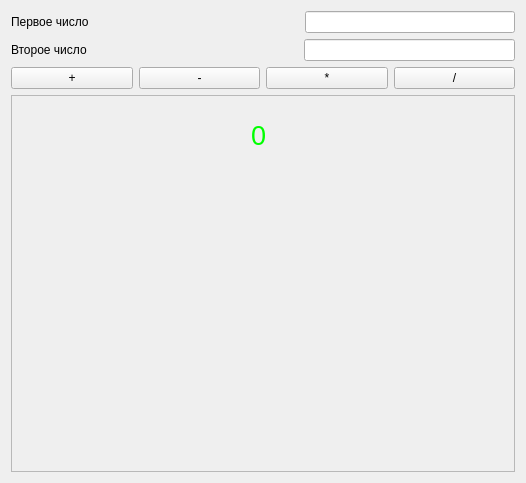
<?xml version="1.0" encoding="UTF-8"?>
<ui version="4.0">
 <class>Form</class>
 <widget class="QWidget" name="Form">
  <property name="geometry">
   <rect>
    <x>0</x>
    <y>0</y>
    <width>526</width>
    <height>483</height>
   </rect>
  </property>
  <property name="windowTitle">
   <string>Form</string>
  </property>
  <layout class="QVBoxLayout" name="verticalLayout_2">
   <item>
    <layout class="QVBoxLayout" name="verticalLayout">
     <item>
      <layout class="QHBoxLayout" name="horizontalLayout_2">
       <item>
        <widget class="QLabel" name="label">
         <property name="text">
          <string>Первое число</string>
         </property>
        </widget>
       </item>
       <item>
        <spacer name="horizontalSpacer_2">
         <property name="orientation">
          <enum>Qt::Orientation::Horizontal</enum>
         </property>
         <property name="sizeHint" stdset="0">
          <size>
           <width>40</width>
           <height>20</height>
          </size>
         </property>
        </spacer>
       </item>
       <item>
        <widget class="QLineEdit" name="lineEdit"/>
       </item>
      </layout>
     </item>
     <item>
      <layout class="QHBoxLayout" name="horizontalLayout">
       <item>
        <widget class="QLabel" name="label_2">
         <property name="text">
          <string>Второе число</string>
         </property>
        </widget>
       </item>
       <item>
        <spacer name="horizontalSpacer">
         <property name="orientation">
          <enum>Qt::Orientation::Horizontal</enum>
         </property>
         <property name="sizeHint" stdset="0">
          <size>
           <width>40</width>
           <height>20</height>
          </size>
         </property>
        </spacer>
       </item>
       <item>
        <widget class="QLineEdit" name="lineEdit_2"/>
       </item>
      </layout>
     </item>
    </layout>
   </item>
   <item>
    <layout class="QHBoxLayout" name="horizontalLayout_3">
     <item>
      <widget class="QPushButton" name="pushButton">
       <property name="text">
        <string>+</string>
       </property>
      </widget>
     </item>
     <item>
      <widget class="QPushButton" name="pushButton_2">
       <property name="text">
        <string>-</string>
       </property>
      </widget>
     </item>
     <item>
      <widget class="QPushButton" name="pushButton_3">
       <property name="text">
        <string>*</string>
       </property>
      </widget>
     </item>
     <item>
      <widget class="QPushButton" name="pushButton_4">
       <property name="text">
        <string>/</string>
       </property>
      </widget>
     </item>
    </layout>
   </item>
   <item>
    <widget class="QFrame" name="frame">
     <property name="frameShape">
      <enum>QFrame::Shape::StyledPanel</enum>
     </property>
     <property name="frameShadow">
      <enum>QFrame::Shadow::Raised</enum>
     </property>
     <widget class="QLabel" name="label_3">
      <property name="geometry">
       <rect>
        <x>240</x>
        <y>20</y>
        <width>21</width>
        <height>41</height>
       </rect>
      </property>
      <property name="font">
       <font>
        <pointsize>20</pointsize>
       </font>
      </property>
      <property name="styleSheet">
       <string notr="true">color: rgb(0, 255, 0);</string>
      </property>
      <property name="text">
       <string>0</string>
      </property>
     </widget>
    </widget>
   </item>
  </layout>
 </widget>
 <resources/>
 <connections/>
</ui>
